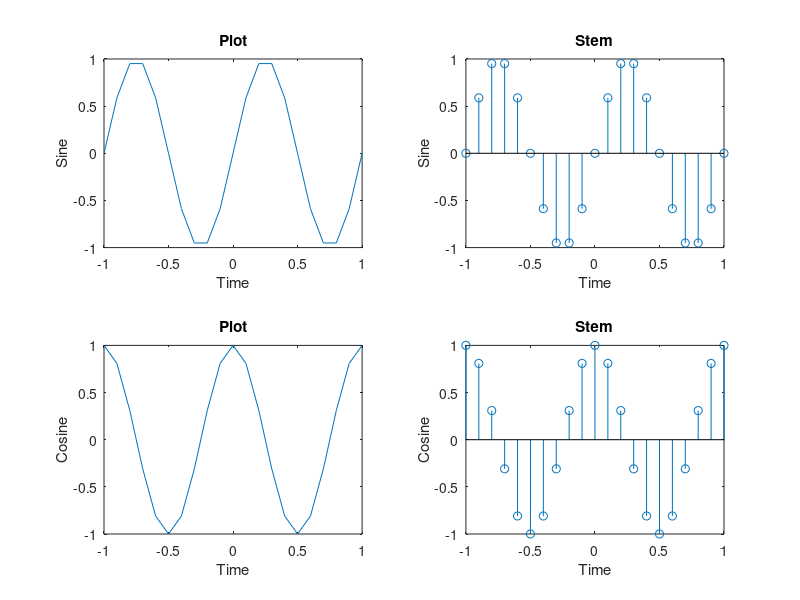

Reproduce this figure in MATLAB.
t = -1:0.1:1;
close all;
y = sin(2*pi*t);
subplot(2, 2, 1);
plot(t, y);  
xlabel("Time");
ylabel("Sine");
title("Plot");

subplot(2, 2, 2);
stem(t, y);
xlabel("Time");
ylabel("Sine");
title("Stem");

d = cos(2*pi*t);
subplot(2,2,3);
plot(t,d);
xlabel("Time");
ylabel("Cosine");
title("Plot");

subplot(2,2,4);
stem(t,d);
xlabel("Time");
ylabel("Cosine");
title("Stem");
